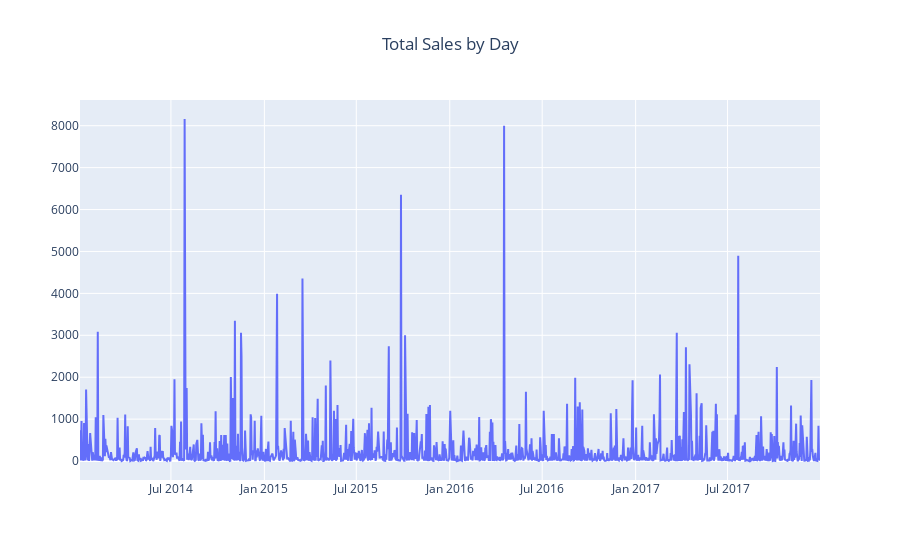

The cell this chart's notebook holds for it:
### Code cell
daily_quantity = df.groupby('Order Date')['Sales'].sum().reset_index()

trace0 = go.Scatter(x=daily_quantity['Order Date'], y=df['Sales'], name='nflx')
fig0 = go.Figure([trace0])
fig0.update_layout(
    title={
        'text': "Total Sales by Day",
        'x':0.5,
        'xanchor': 'center'})
fig0.show()

### Figure 1 — Plotly figure (JSON) as saved in the notebook; plotly's stock layout.template omitted (floating-point values rounded to 4 significant figures; data arrays with more than 128 entries replaced by an {"elided": "..."} marker saying what was removed)
{"data": [{"name": "nflx", "type": "scatter", "x": {"elided": "1237 str values"}, "y": {"elided": "9994 float values"}}], "layout": {"title": {"text": "Total Sales by Day", "x": 0.5, "xanchor": "center"}}}
